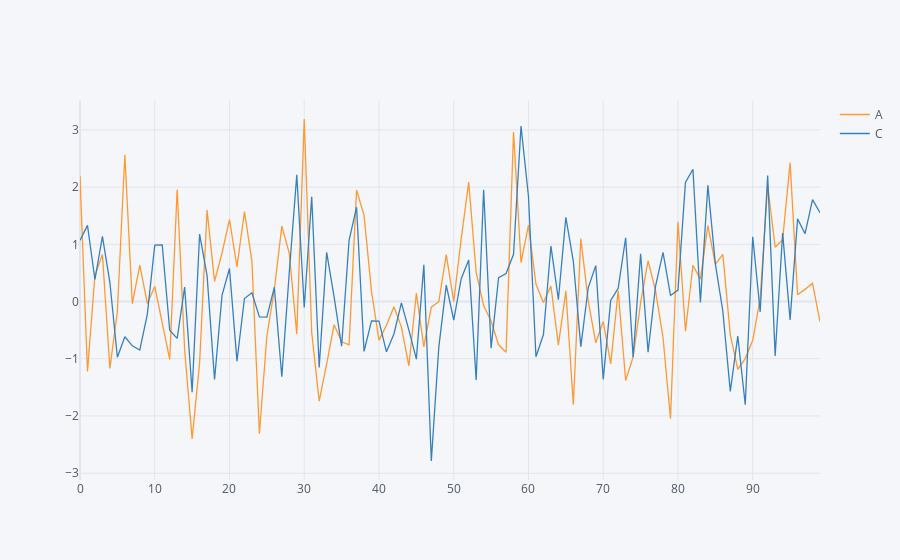

Notebook code cell kept with this figure:
### Code cell
df[['A','C']].iplot(kind='line')
